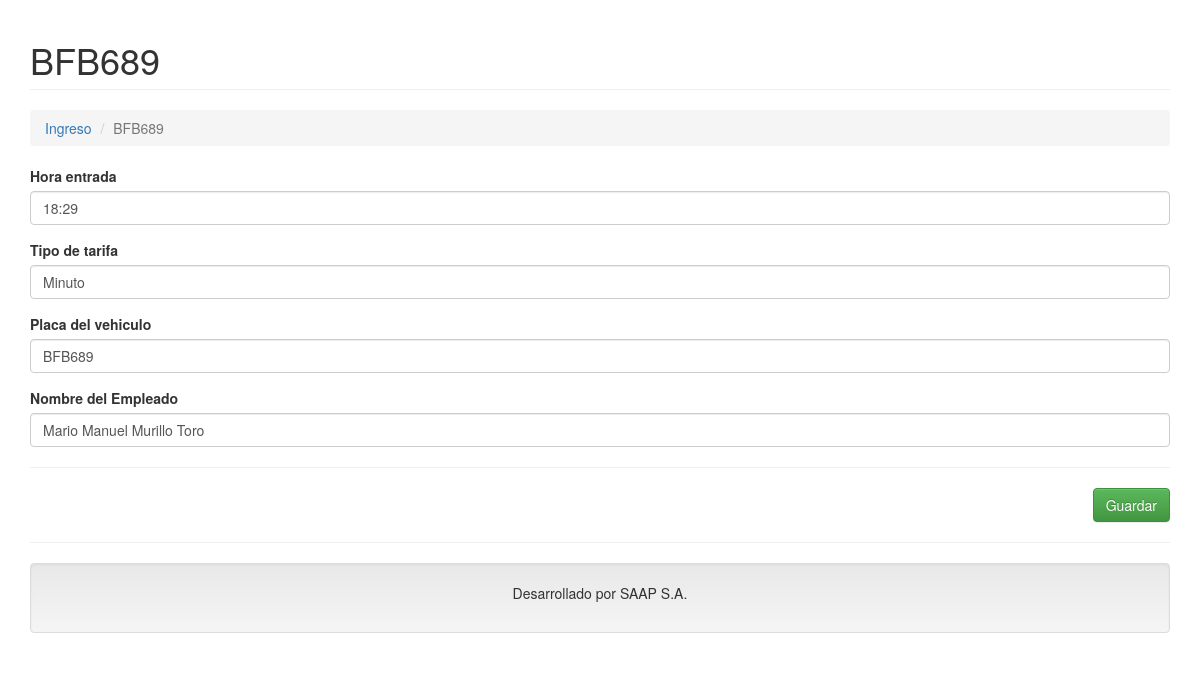
Screenshot of /ingresos.php?c=Ingreso&a=Update&id=1 (signed in) with the database file from the repository.
### tables this page shows
CREATE TABLE `ingresos` (
  `IdControlIngreso` int(11) NOT NULL,
  `fecha` varchar(100) NOT NULL,
  `tiempo` varchar(100) NOT NULL,
  `TipoTarifa` varchar(100) NOT NULL,
  `PlacasVehiculo` varchar(100) NOT NULL,
  `NombreEmpleado` varchar(100) NOT NULL
);

### controller/ingreso.controller.php (called while the page is built, shortened)
<?php
require_once 'model/ingreso.php';
class IngresoController{
    private $model;
    public function __CONSTRUCT(){
        $this->model = new Ingreso();
    }
    public function Update(){
        $alm = new Ingreso();
        if(isset($_REQUEST['id'])){
            $alm = $this->model->Obtener($_REQUEST['id']);
        }
        require_once 'view/header.php';
        require_once 'view/ingreso/ingreso-actualizar.php';
        require_once 'view/footer.php';
    }
}

### model/database.php (called while the page is built)
<?php
class Database
{
    public static function StartUp()
    {
        $pdo = new PDO('mysql:host=localhost;dbname=saap;charset=utf8', 'root', '');
        $pdo->setAttribute(PDO::ATTR_ERRMODE, PDO::ERRMODE_EXCEPTION);
        return $pdo;
    }
}

### model/ingreso.php (called while the page is built, shortened)
<?php
class Ingreso
{
	private $pdo;
	public function __CONSTRUCT()
	{
		try
		{
			$this->pdo = Database::StartUp();
		}
		catch(Exception $e)
		{
			die($e->getMessage());
		}
	}
	public function Obtener($id)
	{
		try
		{
			$stm = $this->pdo
			          ->prepare("SELECT * FROM ingresos WHERE IdControlIngreso = ?");
			$stm->execute(array($id));
			return $stm->fetch(PDO::FETCH_OBJ);
		} catch (Exception $e)
		{
			die($e->getMessage());
		}
	}
}

### view/ingreso/ingreso-actualizar.php (the view, shortened to what this page needs)
<h1 class="page-header">
    <?php echo $alm->IdControlIngreso != null ? $alm->PlacasVehiculo : 'Modificar ingreso'; ?>
</h1>
<ol class="breadcrumb">
  <li><a href="?c=Ingreso">Ingreso</a></li>
  <li class="active"><?php echo $alm->IdControlIngreso != null ? $alm->PlacasVehiculo : 'Modificar ingreso'; ?></li>
</ol>
<form id="frm-ingreso" action="?c=Ingreso&a=Modificar" method="post" enctype="multipart/form-data">
   <div class="form-group">
        <label>Hora entrada</label>
        <input type="text" name="tiempo" value="<?php echo $alm->tiempo; ?>" class="form-control" />
    </div>
    <div class="form-group">
        <label>Tipo de tarifa</label>
        <input type="text" name="TipoTarifa" value="<?php echo $alm->TipoTarifa; ?>" class="form-control" placeholder="Ingrese nombre Cliente"  />
    </div>
    <div class="form-group">
        <label>Placa del vehiculo</label>
        <input type="text" name="PlacasVehiculo" value="<?php echo $alm->PlacasVehiculo; ?>" class="form-control" />
    </div>
    <div class="form-group">
        <label>Nombre del Empleado</label>
        <input type="text" name="NombreEmpleado" value="<?php echo $alm->NombreEmpleado; ?>" class="form-control" placeholder="Ingrese numero de contacto del cliente" />
    </div>
    <hr />
    <div class="text-right">
        <button class="btn btn-success">Guardar</button>
    </div>
</form>

### rows the page displays
ingresos: PlacasVehiculo "BFB689", tiempo "18:29", TipoTarifa "Minuto", NombreEmpleado "Mario Manuel Murillo Toro"
